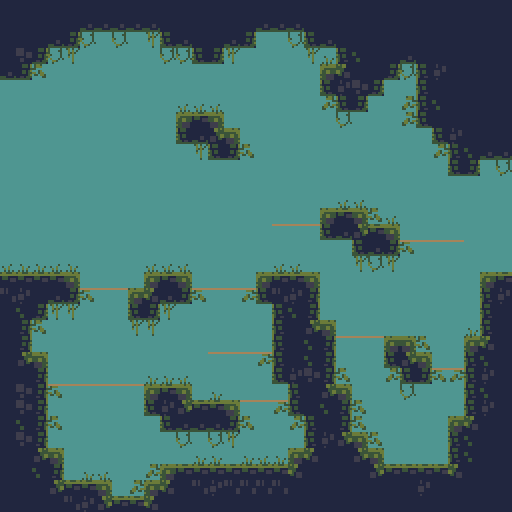

Tiled map render using the project's own tile images. Description and the map definition, with tile-layer contents summarised, below:
An orthogonal 32x32 tile map with 16x16 px tiles, 5 tile layers (ground_input, background_detail, Ladders, OneWayPlatforms, ...).

<map version="1.10" tiledversion="1.10.2" orientation="orthogonal" renderorder="right-down" width="32" height="32" tilewidth="16" tileheight="16" infinite="0" backgroundcolor="#4f9691" nextlayerid="13" nextobjectid="5">
 <properties>
  <property name="ActiveCamera" type="object" value="1" />
  <property name="Pixels Per Meter" type="float" value="16" />
 </properties>
 <tileset firstgid="1" source="cavesofgallet_tiles.tsx" />
 <layer id="1" name="ground_input" width="32" height="32">
  <data>[1024 cells, 412 non-empty, 1 distinct tile ids]</data>
 </layer>
 <layer id="6" name="background_detail" width="32" height="32">
  <data>[1024 cells, 83 non-empty, 4 distinct tile ids]</data>
 </layer>
 <layer id="11" name="Ladders" width="32" height="32">
  <properties>
   <property name="Collider" type="class" propertytype="Collider">
    <properties>
     <property name="Category" propertytype="CollisionLayers" value="Ladder" />
     <property name="Sensor" type="bool" value="true" />
    </properties>
   </property>
   <property name="Tag#Ladder" type="class" propertytype="Tag" />
  </properties>
  <data>[1024 cells, 0 non-empty, 0 distinct tile ids]</data>
 </layer>
 <layer id="12" name="OneWayPlatforms" width="32" height="32">
  <properties>
   <property name="Collider" type="class" propertytype="Collider">
    <properties>
     <property name="Sensor" type="bool" value="false" />
    </properties>
   </property>
   <property name="Script" type="file" value="Scripts/OneWayPlatform.lua" />
  </properties>
  <data>[1024 cells, 32 non-empty, 1 distinct tile ids]</data>
 </layer>
 <layer id="2" name="ground" width="32" height="32">
  <properties>
   <property name="Collider" type="class" propertytype="Collider">
    <properties>
     <property name="Category" propertytype="CollisionLayers" value="Ground" />
    </properties>
   </property>
  </properties>
  <data>[1024 cells, 412 non-empty, 11 distinct tile ids]</data>
 </layer>
</map>
